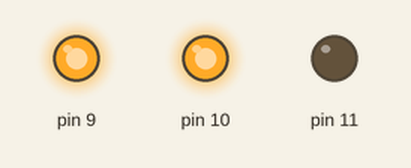
Simulated run of this sketch. Board: Arduino Uno, built with avr-gcc and run on an emulated ATmega328P. On the bench: output pins drawn as LEDs (lit = HIGH).

Above: at 1.0 s.
At 3.0 s:
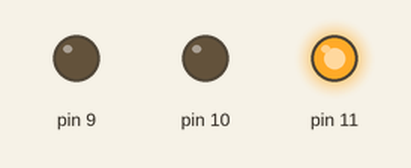
Timing chart, 0 to 5.2 s (numbered marks = the images above):
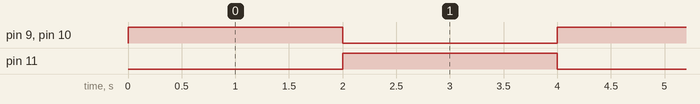

Measured:
- by itself, pin 9–11: alternates HIGH for 2.0 s and LOW for 2.0 s

The sketch:

_02-rgb-universal.ino
```cpp
bool common_anode=1;

void setup() {
  pinMode(11, OUTPUT);
  pinMode(10, OUTPUT);
  pinMode(9, OUTPUT);
}


void loop() {
  setColor(255,0,0); 	      //zelená barva
  delay(2000);
  setColor(0,0,255); 	      //modrá barva
  delay(2000);
}

void setColor(int redC, int greenC, int blueC ) {
  if(common_anode==1){
    redC=255-redC;
    greenC=255-redC;
    blueC=255-redC;
  }
  digitalWrite(11, redC);
  digitalWrite(10, greenC);
  digitalWrite(9, blueC);
}
```
